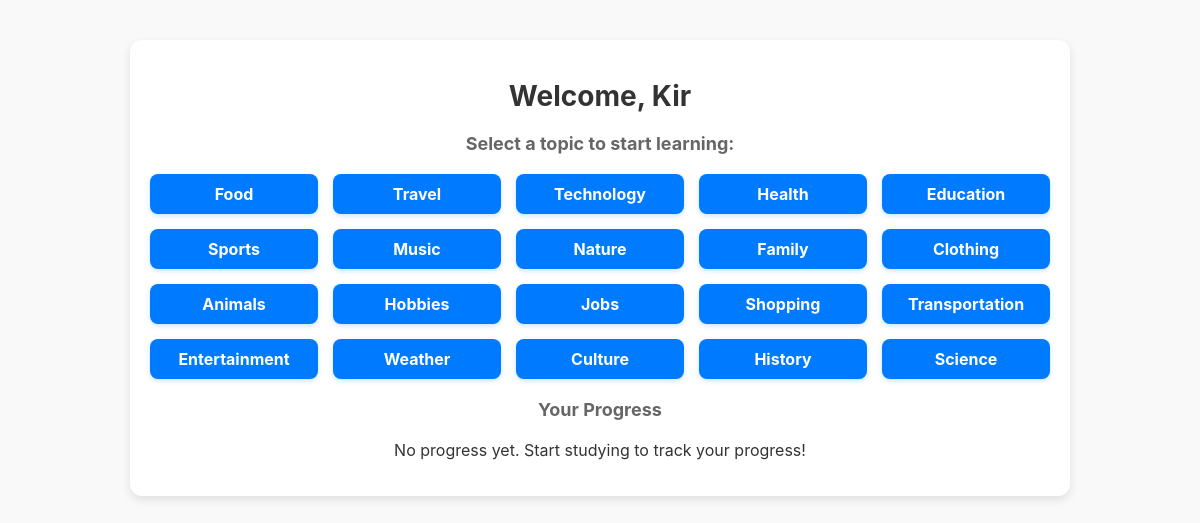
The page /dashboard (signed in) on the database its author committed.
### models.py (models this page shows)
class Topic(db.Model):
    id = db.Column(db.Integer, primary_key=True)
    name = db.Column(db.String(120), nullable=False)

### app.py (the view)
@app.route("/dashboard")
def dashboard():
    if "user_id" not in session:
        return redirect(url_for("login"))
    topics = Topic.query.all()
    user_id = session["user_id"]
    progress_list = [
        {
            "topic_id": topic.id,
            "topic": topic.name,
            "score": progress.score if progress else 0,
            "learned_words": [
                {"word": word.word, "translation": word.translation}
                for word in
                Word.query.filter(Word.topic_id == topic.id, Word.word.in_(progress.learned_words.split(","))).all()
            ] if progress and progress.learned_words else []
        }
        for topic in topics
        if (progress := Progress.query.filter_by(user_id=user_id, topic_id=topic.id).first())
    ]
    return render_template("dashboard.html", topics=topics, progress_list=progress_list)

### templates/dashboard.html (shortened to what this page needs)
<!DOCTYPE html>
<html lang="en">
<head>
    <link rel="stylesheet" href="/static/style.css">
</head>
<body>
    <div class="container">
        <h1>Welcome, {{ session['username'] }}</h1>
        <h2>Select a topic to start learning:</h2>
        <div class="topics-grid">
            {% for topic in topics %}
            <a href="/study/{{ topic.id }}" class="btn">{{ topic.name }}</a>
            {% endfor %}
        </div>
        <h2>Your Progress</h2>
        {% if progress_list %}
        <div class="progress-container">
            {% for progress in progress_list %}
            <div class="progress-card" onclick="toggleProgress(this)">
                <p><strong>Score:</strong> {{ progress.score | round(0) }}%</p>
                <div class="progress-header">
                    <span>{{ progress.topic }}</span>
                    <span class="toggle-icon">+</span>
                </div>
                <div class="progress-content">
                    <p><strong>Learned Words:</strong></p>
                    <div class="word-list">
                        {% for word in progress.learned_words %}
                        <span class="word-tag" onclick="toggleWord(event, this)" data-word="{{ word['word'] }}" data-translation="{{ word['translation'] }}">
                            {{ word['word'] }}
                        </span>
                        {% endfor %}
                    </div>
                    <a href="{{ url_for('test', topic_id=progress.topic_id) }}" class="btn btn-primary repeat-btn">
                        Повторить слова
                    </a>
                </div>
            </div>
            {% endfor %}
        </div>
        {% else %}
        <p>No progress yet. Start studying to track your progress!</p>
        {% endif %}
    </div>
</body>
</html>

### static/style.css (style rules this page uses)
body { font-family: -apple-system, BlinkMacSystemFont, "Segoe UI", Roboto, "Helvetica Neue", Arial, sans-serif; margin: 0; padding: 0; background-color: #f9f9f9; color: #333; }
.container { max-width: 800px; margin: 40px auto; padding: 20px; background-color: #fff; border-radius: 12px; box-shadow: 0 4px 10px rgba(0, 0, 0, 0.1); text-align: center; }
h1, h2 { color: #333; }
h1 { font-size: 28px; margin-bottom: 20px; }
h2 { font-size: 18px; margin-bottom: 20px; color: #666; }
.topics-grid { display: grid; grid-template-columns: repeat(auto-fit, minmax(150px, 1fr)); gap: 20px; margin-top: 20px; }
.grid-item, .btn { display: block; text-align: center; padding: 15px; background-color: #007aff; color: white; text-decoration: none; font-size: 16px; font-weight: 500; border-radius: 8px; box-shadow: 0 2px 5px rgba(0, 122, 255, 0.2); transition: transform 0.2s ease, box-shadow 0.2s ease; cursor: pointer; }

### templates/dashboard.html (style rules this page uses)
body { font-family: -apple-system, BlinkMacSystemFont, "Segoe UI", Roboto, "Helvetica Neue", Arial, sans-serif; margin: 0; padding: 0; background-color: #f9f9f9; color: #333; }
.container { max-width: 900px; margin: 40px auto; padding: 20px; background: #fff; border-radius: 12px; box-shadow: 0 4px 10px rgba(0, 0, 0, 0.1); }
h1, h2 { text-align: center; }
.topics-grid { display: grid; grid-template-columns: repeat(auto-fit, minmax(150px, 1fr)); gap: 15px; margin: 20px 0; }
.btn { display: block; padding: 10px; text-align: center; background-color: #007BFF; color: #fff; text-decoration: none; border-radius: 8px; font-weight: bold; transition: background-color 0.2s ease; }

### rows shown on the page
Topic: name "Food"
Topic: name "Travel"
Topic: name "Technology"
Topic: name "Health"
Topic: name "Education"
Topic: name "Sports"
Topic: name "Music"
Topic: name "Nature"
Topic: name "Family"
Topic: name "Clothing"
Topic: name "Animals"
Topic: name "Hobbies"
Topic: name "Jobs"
Topic: name "Shopping"
Topic: name "Transportation"
Topic: name "Entertainment"
Topic: name "Weather"
Topic: name "Culture"
Topic: name "History"
Topic: name "Science"

### other values the page prints
{{ session['username'] }} "Kir"
